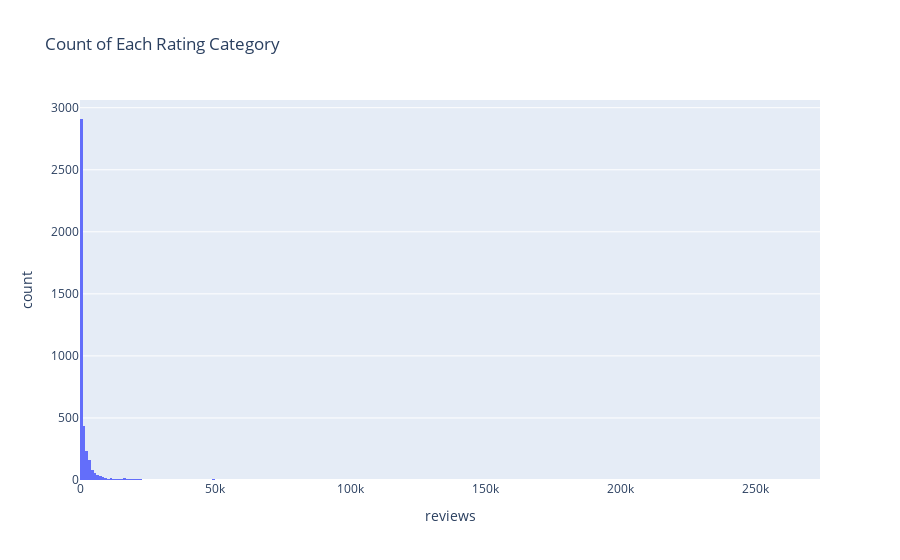

The notebook cell this image was saved under:
### Code cell
# Create a histogram to show the count of each rating category after removing outliers
fig_reviews_rating = px.histogram(df, x='reviews',
                                  title='Count of Each Rating Category',
                                  labels={'Rating': 'Rating Category'})

fig_reviews_rating.show()

### Figure 1 — Plotly figure (JSON) as saved in the notebook; plotly's stock layout.template omitted (floating-point values rounded to 4 significant figures; data arrays with more than 128 entries replaced by an {"elided": "..."} marker saying what was removed)
{"data": [{"alignmentgroup": "True", "bingroup": "x", "hovertemplate": "reviews=%{x}<br>count=%{y}<extra></extra>", "legendgroup": "", "marker": {"color": "#636efa", "pattern": {"shape": ""}}, "name": "", "offsetgroup": "", "orientation": "v", "showlegend": false, "type": "histogram", "x": {"elided": "4173 int values"}, "xaxis": "x", "yaxis": "y"}], "layout": {"barmode": "relative", "legend": {"tracegroupgap": 0}, "title": {"text": "Count of Each Rating Category"}, "xaxis": {"anchor": "y", "domain": [0, 1], "title": {"text": "reviews"}}, "yaxis": {"anchor": "x", "domain": [0, 1], "title": {"text": "count"}}}}
